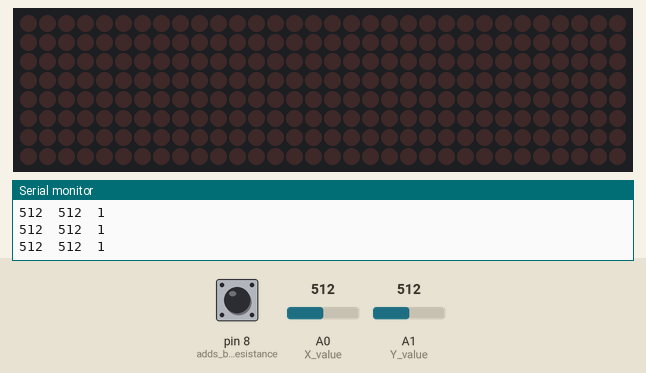
The sketch below on a simulated Arduino Uno, built with avr-gcc and run on an emulated ATmega328P. Parts: 32×8 LED matrix, the last lines printed to the serial monitor. Inputs (shaded band) come from the test bench; at power-on: A0 (X_value) = 512, A1 (Y_value) = 512, pin 8 (adds_built-in_resistance) HIGH.

Above: at 1.2 s.
1.3 s: A0 (X_value) set to 784
2.8 s: A0 (X_value) set to 814
At 3.4 s:
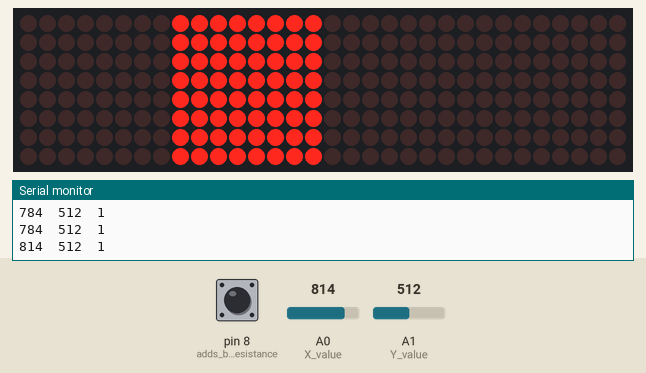
5.9 s: A1 (Y_value) set to 787
9.0 s: A1 (Y_value) set to 811
At 9.6 s:
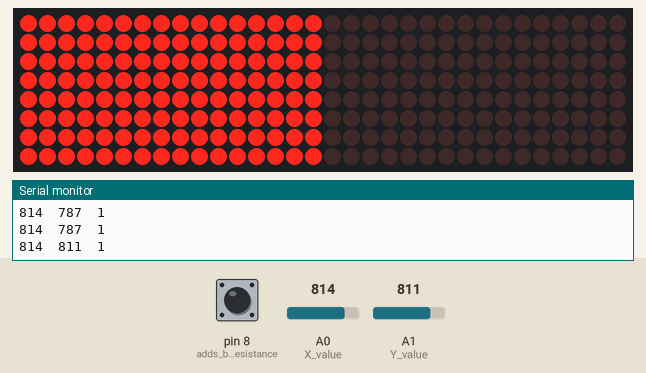
12.1 s: A0 (X_value) set to 790
At 12.8 s:
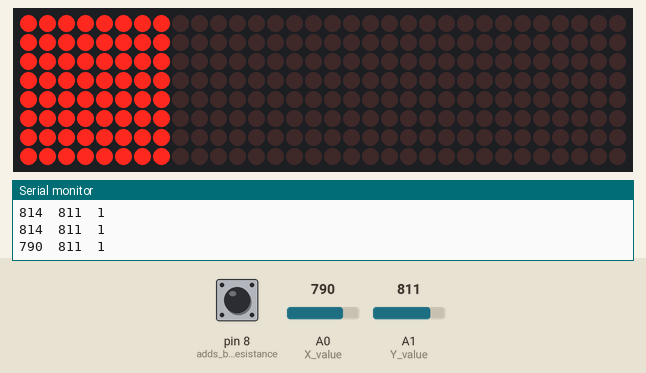
15.2 s: A1 (Y_value) set to 190
At 15.9 s:
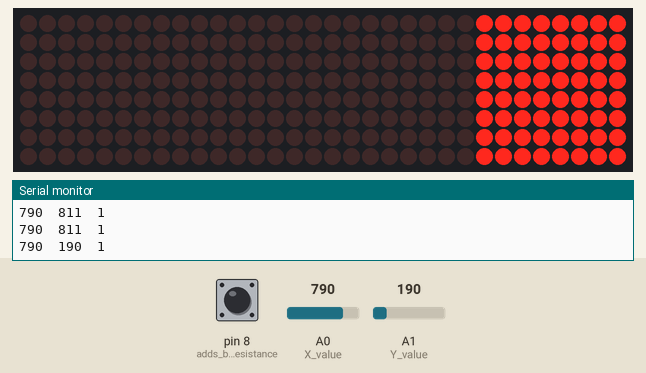
Timing chart, 0 to 18.2 s (numbered marks = the images above; inputs shaded):
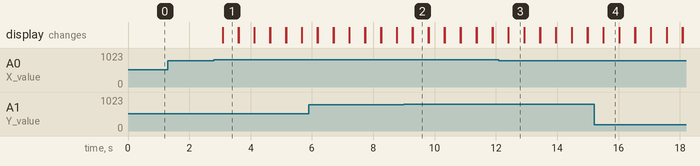

Measured:
- the behaviour switches between 800 and 801 on A0 (X_value) (found by bisection; images 0 and 1)
- the behaviour switches between 800 and 801 on A1 (Y_value) (found by bisection; images 1 and 2)
- after the input at 2.8 s, the display: changes after 0.29 s (image 1)
- after the input at 9.0 s, the display: first differs from a run without the input after 0.29 s (image 2)
- after the input at 12.1 s, the display: first differs from a run without the input after 0.31 s (image 3)
- after the input at 15.2 s, the display: first differs from a run without the input after 0.31 s (image 4)
- what the display in image 1 shows lasts 0.5 s, from 3.1 s to 3.6 s

The sketch:

Tetris_Game_file.ino
```cpp
/*
ㅡㅡㅡㅡㅡㅡㅡㅡㅡㅡㅡㅡㅡㅡㅡㅡㅡㅡㅡㅡㅡㅡㅡㅡㅡㅡㅡㅡㅡㅡㅡㅡㅡㅡㅡㅡㅡㅡㅡㅡㅡㅡㅡㅡㅡ
  Tetris_Game.ino

  Search any function in arduino on the official arduino website.
  Link: https://www.arduino.cc/

ㅡㅡㅡㅡㅡㅡㅡㅡㅡㅡㅡㅡㅡㅡㅡㅡㅡㅡㅡㅡㅡㅡㅡㅡㅡㅡㅡㅡㅡㅡㅡㅡㅡㅡㅡㅡㅡㅡㅡㅡㅡㅡㅡㅡㅡ
*/

#include <LedControl.h>

#define Tetro_size 4                                  // tetromino's Size is 4x4
#define Tetro_type 7                                  // Seven distinct one-sided tetrominoes

LedControl lc =LedControl(12,11,10,4);                // dot_matrix: MAX 7219 DataIN=Pin12, CLK=pin11, CS=Pin10, number of dirver_modules=4

// Joy_stick: BB-PSJ SW=Pin8, X-A=A1, Y-A=A0
const int Y_value  = A1;
const int X_value = A0;
int num=0;


// Tetrominoes: I, J, L, O, S, T, Z
int Tetro[Tetro_type][Tetro_size][Tetro_size] =
{
  {  // I Shape
    {1,0,0},
    {1,0,0},
    {1,0,0},
    {1,0,0},
  },
  {  // J Shape
    {0,1,0},
    {0,1,0},
    {1,1,0},
  },
  {  // L Shape
    {1,0,0},
    {1,0,0},
    {1,1,0},
  },
  {  // O Shape
    {1,1,0},
    {1,1,0},
    {0,0,0},
  },
  {  // S Shape
    {0,1,1},
    {1,1,0},
    {0,0,0},
  },
  {  // T Shape
    {0,0,0},
    {1,1,1},
    {0,1,0},
  },
  {  // Z Shape
    {1,1,0},
    {0,1,1},
    {0,0,0},
  }
};


void setup()
{
  ledSetup();
  Serial.begin(9600);                                                // serial communication using a serial protocol. baud rate = 9600.
  pinMode(8, INPUT_PULLUP);                                          // adds built-in resistance to the electrical circuit.
  randomSeed(analogRead(0));                                         // initializes the pseudo-random number generator
}


void loop()
{
  int addr, row; byte value =B11111111;
    for (row = 0; row < 8; row++) {
      if (analogRead(X_value) < 200){lc.setRow(1, row, value);}      // Test dot_matrix & joy_stick
      if (analogRead(X_value) > 800){lc.setRow(2, row, value);}
      if (analogRead(Y_value) < 200){lc.setRow(0, row, value);}
      if (analogRead(Y_value) > 800){lc.setRow(3, row, value);}
    }

  Serial.print(analogRead(X_value));                                 // Print X value
  Serial.print("  ");
  Serial.print(analogRead(Y_value));                                 // Print Y value
  Serial.print("  ");
  Serial.println(digitalRead(8));                                    // Print Z value(switch)
  delay (500);
  for(num=0; num<4; num++) {lc.clearDisplay(num);}
  }


void ledSetup()                                                      // dot_matrix setup function
{
  int devices=lc.getDeviceCount();                                   // the number of devices
  for(num=0; num<devices; num++)
   {
    lc.shutdown(num, false);                                          // power-saving mode: off in 0~3
    lc.setIntensity(num,8);                                           // bright of matrix: set 8 in 0~15
    lc.clearDisplay(num);                                             // window initialization
   }
}
```
